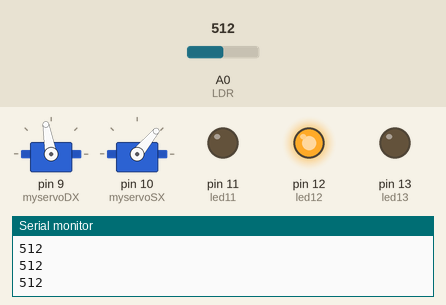
Simulated run of this sketch. Board: Arduino Uno, built with avr-gcc and run on an emulated ATmega328P. On the bench: 2 × servo, output pins drawn as LEDs (lit = HIGH), the last lines printed to the serial monitor. The test bench sets the inputs (shaded band); at power-on: A0 (LDR) = 512.

Above: at 1.2 s.
1.3 s: A0 (LDR) set to 492
At 2.4 s:
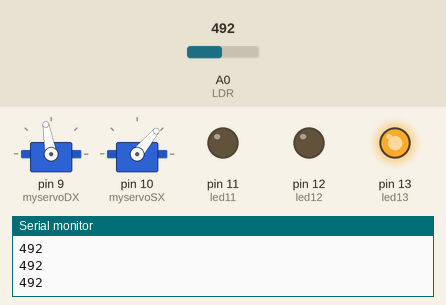
2.8 s: A0 (LDR) set to 610
At 3.4 s:
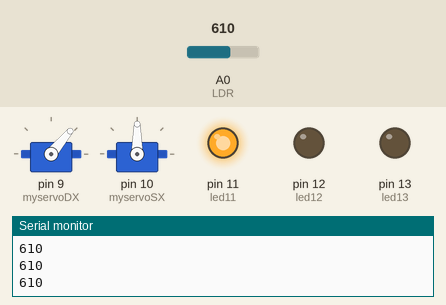
4.3 s: A0 (LDR) set to 784
5.8 s: A0 (LDR) set to 814
At 6.7 s:
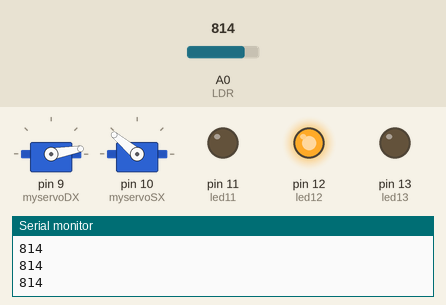
7.3 s: A0 (LDR) set to 790
At 7.7 s:
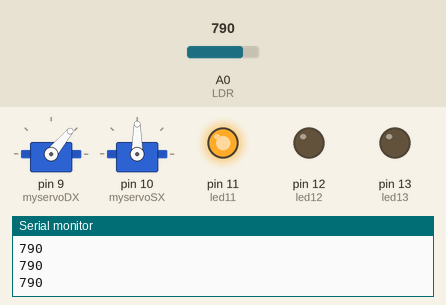
8.8 s: A0 (LDR) set to 810
At 9.9 s:
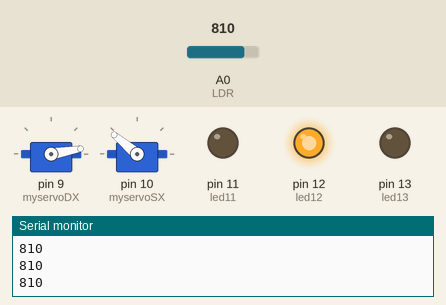
Timing chart, 0 to 11.3 s (numbered marks = the images above; inputs shaded):
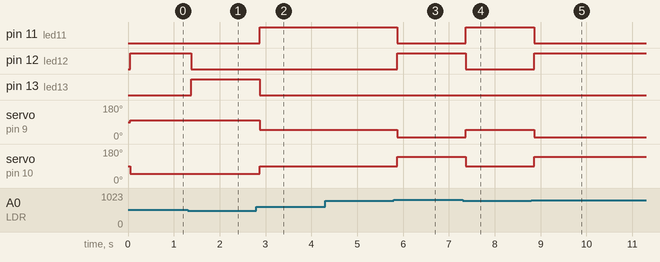

Measured:
- the behaviour switches between 501 and 500 on A0 (LDR) (found by bisection; images 0 and 1)
- the behaviour switches between 800 and 801 on A0 (LDR) (found by bisection; images 2 and 3)
- after the input at 1.3 s, pin 12 (led12): HIGH → LOW after 0.08 s; pin 13 (led13): LOW → HIGH after 0.08 s
- after the input at 2.8 s, pin 11 (led11): LOW → HIGH after 0.08 s; pin 13 (led13): HIGH → LOW after 0.08 s; servo on pin 9 (myservoDX): 100° → 50° after 0.08 s; servo on pin 10 (myservoSX): 50° → 90° after 0.08 s
- after the input at 5.8 s, pin 11 (led11): HIGH → LOW after 0.07 s; pin 12 (led12): LOW → HIGH after 0.07 s; servo on pin 9 (myservoDX): 50° → 10° after 0.07 s; servo on pin 10 (myservoSX): 90° → 140° after 0.07 s
- after the input at 7.3 s, pin 11 (led11): LOW → HIGH after 0.07 s; pin 12 (led12): HIGH → LOW after 0.07 s; servo on pin 9 (myservoDX): 10° → 50° after 0.07 s; servo on pin 10 (myservoSX): 140° → 90° after 0.07 s
- after the input at 8.8 s, pin 11 (led11): HIGH → LOW after 0.06 s; pin 12 (led12): LOW → HIGH after 0.06 s; servo on pin 9 (myservoDX): 50° → 10° after 0.06 s; servo on pin 10 (myservoSX): 90° → 140° after 0.06 s

The sketch:

output_device.ino
```cpp
#include <Servo.h>
Servo myservoDX;
Servo myservoSX;
int motorPin = 5;
int led13 = 13;
int led12 = 12;
int led11 = 11;
int LDR = 0;
int pos = 0;
void setup() {
  pinMode(led13, OUTPUT); //red led
  pinMode(led12, OUTPUT); //yellow led
  pinMode(led11, OUTPUT); //green led
  pinMode(LDR, INPUT);
myservoDX.attach(9);
myservoSX.attach(10);
   Serial.begin(9600);
}

void loop() {
   int v = analogRead(LDR);
   Serial.println(v);
   delay(50);
if ( v >=600 && v <=800)
{
  digitalWrite(led11, HIGH);
  digitalWrite(led12, LOW);
  digitalWrite(led13, LOW);
  myservoDX.write(50);
  myservoSX.write(90);
  delay(5);
}

if ( v >500 && v <600)
{
  digitalWrite(led11, LOW);
  digitalWrite(led12, HIGH);
  digitalWrite(led13, LOW);
  myservoDX.write(100);
  myservoSX.write(50);
  delay(5);
}
if ( v >800)
{
  digitalWrite(led11, LOW);
  digitalWrite(led12, HIGH);
  digitalWrite(led13, LOW);
  myservoDX.write(10);
  myservoSX.write(140);
  delay(5);
}
  if ( v <=500)
{
  digitalWrite(led11, LOW);
  digitalWrite(led12, LOW);
  digitalWrite(led13, HIGH);
  myservoDX.write(100);
  myservoSX.write(50);
  delay(5);
}
}
```
